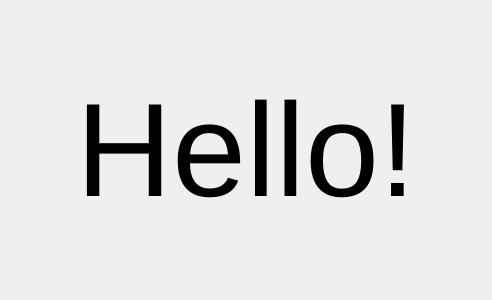
<?xml version="1.0" encoding="UTF-8"?>
<ui version="4.0" idbasedtr="true">
 <class>PortArea</class>
 <widget class="QFrame" name="PortArea">
  <property name="enabled">
   <bool>true</bool>
  </property>
  <property name="geometry">
   <rect>
    <x>0</x>
    <y>0</y>
    <width>492</width>
    <height>300</height>
   </rect>
  </property>
  <property name="sizePolicy">
   <sizepolicy hsizetype="Minimum" vsizetype="Minimum">
    <horstretch>99</horstretch>
    <verstretch>99</verstretch>
   </sizepolicy>
  </property>
  <property name="windowTitle">
   <string>PortArea</string>
  </property>
  <property name="styleSheet">
   <string notr="true"/>
  </property>
  <layout class="QHBoxLayout" name="horizontalLayout">
   <item>
    <widget class="QLabel" name="CentralMessage">
     <property name="sizePolicy">
      <sizepolicy hsizetype="Maximum" vsizetype="Maximum">
       <horstretch>100</horstretch>
       <verstretch>100</verstretch>
      </sizepolicy>
     </property>
     <property name="minimumSize">
      <size>
       <width>0</width>
       <height>0</height>
      </size>
     </property>
     <property name="font">
      <font>
       <pointsize>100</pointsize>
      </font>
     </property>
     <property name="text">
      <string>Hello!</string>
     </property>
     <property name="scaledContents">
      <bool>false</bool>
     </property>
     <property name="alignment">
      <set>Qt::AlignCenter</set>
     </property>
     <property name="wordWrap">
      <bool>false</bool>
     </property>
     <property name="textInteractionFlags">
      <set>Qt::NoTextInteraction</set>
     </property>
    </widget>
   </item>
  </layout>
 </widget>
 <resources/>
 <connections/>
</ui>
